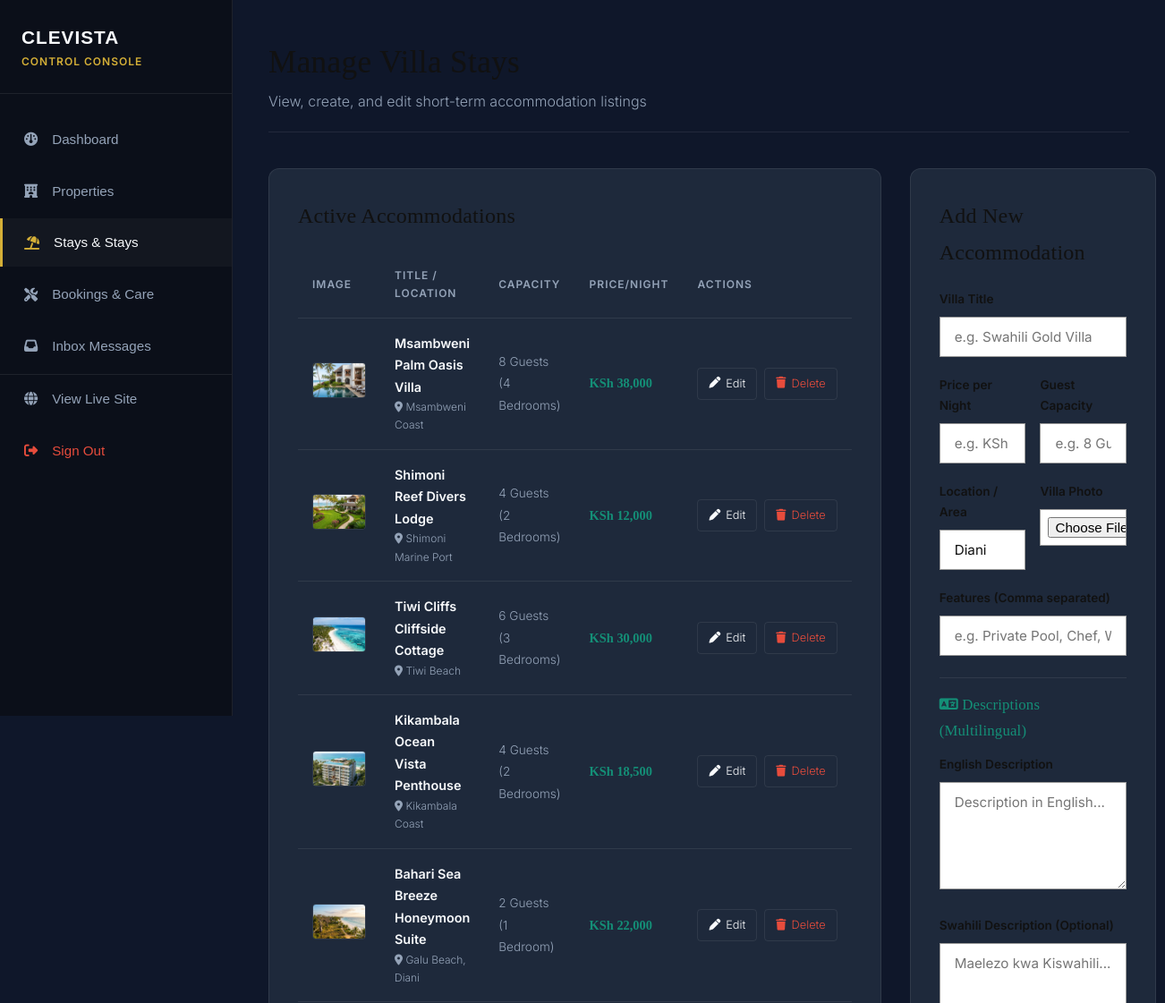
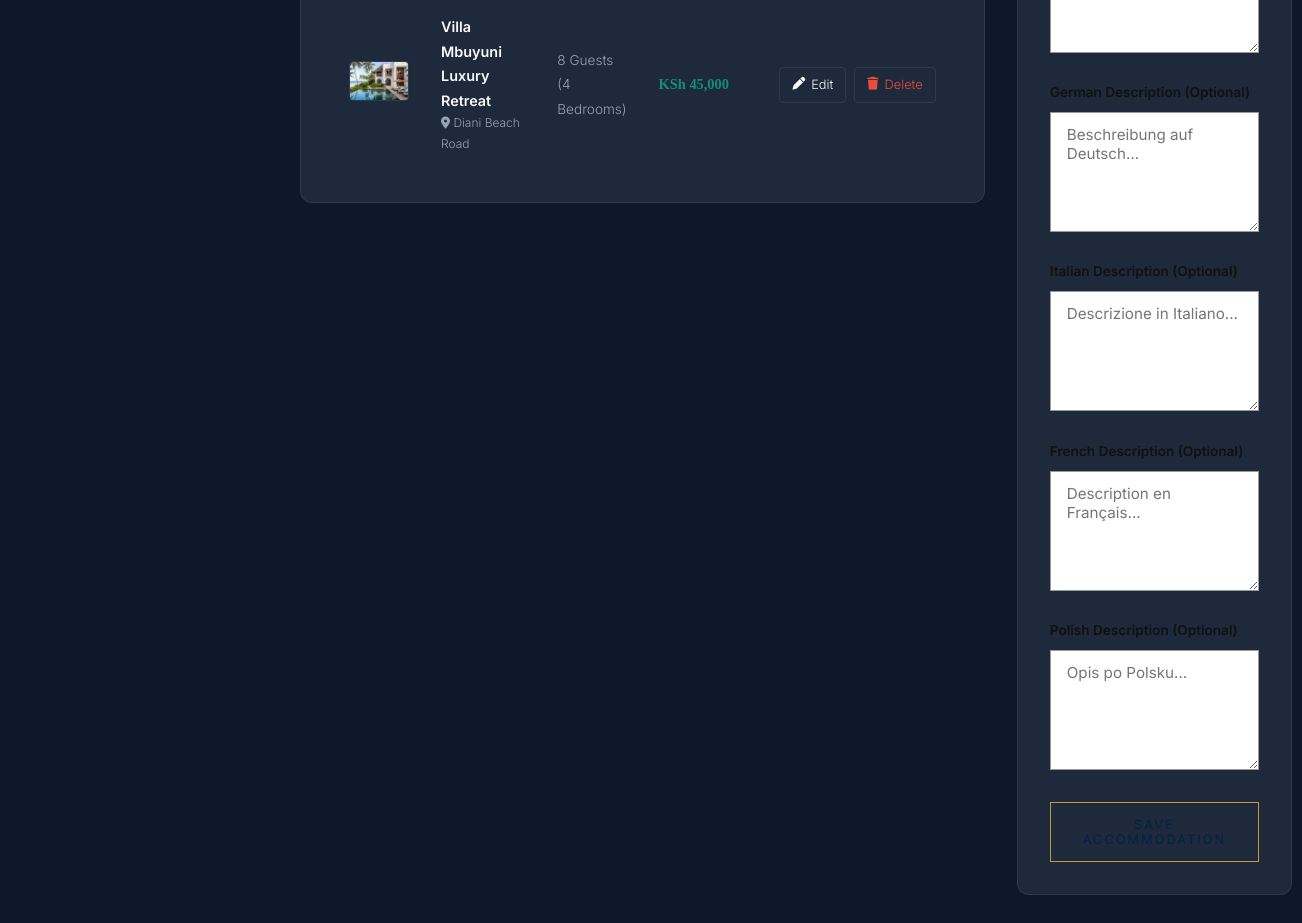
Screenshot of /admin/hospitality.php (signed in) with the database file from the repository (2 pictures, top to bottom).
### tables this page shows
CREATE TABLE `villas` (
  `id` int NOT NULL AUTO_INCREMENT,
  `title` varchar(255) NOT NULL,
  `price_per_night` varchar(100) NOT NULL,
  `capacity` varchar(100) NOT NULL,
  `location` varchar(255) NOT NULL DEFAULT 'Diani',
  `description_en` text NOT NULL,
  `description_sw` text NOT NULL,
  `description_de` text NOT NULL,
  `description_it` text NOT NULL,
  `description_fr` text NOT NULL,
  `description_pl` text NOT NULL,
  `features` text NOT NULL,
  `image_url` varchar(255) DEFAULT NULL,
  `created_at` timestamp NULL DEFAULT CURRENT_TIMESTAMP,
  PRIMARY KEY (`id`)
);

### admin/hospitality.php (the view, shortened to what this page needs)
<?php
include_once __DIR__ . '/includes/header.php';
$edit_id = null;
$title = '';
$price_per_night = '';
$capacity = '';
$location = 'Diani';
$features = '';
$desc_en = '';
$desc_sw = '';
$desc_de = '';
$desc_it = '';
$desc_fr = '';
$desc_pl = '';
$villas = [];
try {
    $villas = $pdo->query("SELECT * FROM villas ORDER BY id DESC")->fetchAll();
} catch (PDOException $e) {
    $error_msg = "Could not fetch villas list: " . $e->getMessage();
}
?>
<div class="admin-header">
    <div>
        <h1>Manage Villa Stays</h1>
        <p style="color: var(--admin-text-muted);">View, create, and edit short-term accommodation listings</p>
    </div>
</div>
<div class="admin-form-grid" style="grid-template-columns: 1.2fr 0.8fr; align-items: start; gap: 32px;">
    <div class="admin-card-panel" style="margin-bottom: 0;">
        <h2>Active Accommodations</h2>
        <div class="admin-table-container" style="margin-top: 20px;">
            <table class="admin-table">
                <thead>
                    <tr>
                        <th>Image</th>
                        <th>Title / Location</th>
                        <th>Capacity</th>
                        <th>Price/Night</th>
                        <th>Actions</th>
                    </tr>
                </thead>
                <tbody>
                    <?php if (empty($villas)): ?>
                        <tr>
                            <td colspan="5" style="text-align: center; color: var(--admin-text-muted);">No villa listings found. Create your first holiday stay on the right!</td>
                        </tr>
                    <?php else: ?>
                        <?php foreach ($villas as $vil): ?>
                            <tr>
                                <td>
                                    <?php
                                    $img_src = 'https://images.unsplash.com/photo-1540555700478-4be289fbecef?auto=format&fit=crop&w=150&q=80';
                                    if (!empty($vil['image_url'])) {
                                        $img_src = '../uploads/' . $vil['image_url'];
                                    }
                                    ?>
                                    <img src="<?php echo $img_src; ?>" style="width: 60px; height: 40px; object-fit: cover; border-radius: 4px; border: 1px solid var(--admin-border);">
                                </td>
                                <td>
                                    <div style="font-weight: 600;"><?php echo htmlspecialchars($vil['title']); ?></div>
                                    <div style="font-size: 0.75rem; color: var(--admin-text-muted);"><i class="fa-solid fa-location-dot"></i> <?php echo htmlspecialchars($vil['location']); ?></div>
                                </td>
                                <td><span style="font-size:0.85rem; color: var(--admin-text-muted);"><?php echo htmlspecialchars($vil['capacity']); ?></span></td>
                                <td style="font-family: 'Outfit'; font-weight:600; color: var(--admin-accent-teal);"><?php echo htmlspecialchars($vil['price_per_night']); ?></td>
                                <td>
                                    <div class="action-buttons">
                                        <a href="hospitality.php?edit=<?php echo $vil['id']; ?>" class="action-btn"><i class="fa-solid fa-pen"></i> Edit</a>
                                        <a href="hospitality.php?delete=<?php echo $vil['id']; ?>" class="action-btn action-btn-danger" onclick="return confirm('Are you sure you want to delete this villa stay?');"><i class="fa-solid fa-trash"></i> Delete</a>
                                    </div>
                                </td>
                            </tr>
                        <?php endforeach; ?>
                    <?php endif; ?>
                </tbody>
            </table>
        </div>
    </div>
    <div class="admin-card-panel" style="margin-bottom: 0;">
        <h2><?php echo $edit_id ? 'Edit Villa Stay' : 'Add New Accommodation'; ?></h2>
        <form action="hospitality.php" method="POST" enctype="multipart/form-data" style="margin-top: 20px;">
            <div class="form-group">
                <label for="title">Villa Title</label>
                <input type="text" name="title" id="title" class="form-control" value="<?php echo htmlspecialchars($title); ?>" required placeholder="e.g. Swahili Gold Villa">
            </div>
            <div class="admin-form-grid" style="grid-template-columns: 1fr 1fr; gap: 16px;">
                <div class="form-group">
                    <label for="price_per_night">Price per Night</label>
                    <input type="text" name="price_per_night" id="price_per_night" class="form-control" value="<?php echo htmlspecialchars($price_per_night); ?>" required placeholder="e.g. KSh 35,000">
                </div>
                <div class="form-group">
                    <label for="capacity">Guest Capacity</label>
                    <input type="text" name="capacity" id="capacity" class="form-control" value="<?php echo htmlspecialchars($capacity); ?>" required placeholder="e.g. 8 Guests (4 Bedrooms)">
                </div>
            </div>
            <div class="admin-form-grid" style="grid-template-columns: 1fr 1fr; gap: 16px;">
                <div class="form-group">
                    <label for="location">Location / Area</label>
                    <input type="text" name="location" id="location" class="form-control" value="<?php echo htmlspecialchars($location); ?>" required placeholder="e.g. Galu Beach, Diani">
                </div>
                <div class="form-group">
                    <label for="villa_image">Villa Photo</label>
                    <input type="file" name="villa_image" id="villa_image" class="form-control" style="padding: 8px;">
                </div>
            </div>
            <div class="form-group">
                <label for="features">Features (Comma separated)</label>
                <input type="text" name="features" id="features" class="form-control" value="<?php echo htmlspecialchars($features); ?>" placeholder="e.g. Private Pool, Chef, WiFi, Ocean Access">
            </div>
            <div style="margin-top: 24px; border-top: 1px solid var(--admin-border); padding-top: 16px;">
                <h3 style="font-size: 1.05rem; margin-bottom: 12px; color: var(--admin-accent-teal);"><i class="fa-solid fa-language"></i> Descriptions (Multilingual)</h3>
                <div class="form-group">
                    <label for="desc_en">English Description</label>
                    <textarea name="desc_en" id="desc_en" class="form-control" required placeholder="Description in English..."><?php echo htmlspecialchars($desc_en); ?></textarea>
                </div>
                <div class="form-group">
                    <label for="desc_sw">Swahili Description (Optional)</label>
                    <textarea name="desc_sw" id="desc_sw" class="form-control" placeholder="Maelezo kwa Kiswahili..."><?php echo htmlspecialchars($desc_sw); ?></textarea>
                </div>
                <div class="form-group">
                    <label for="desc_de">German Description (Optional)</label>
                    <textarea name="desc_de" id="desc_de" class="form-control" placeholder="Beschreibung auf Deutsch..."><?php echo htmlspecialchars($desc_de); ?></textarea>
                </div>
                <div class="form-group">
                    <label for="desc_it">Italian Description (Optional)</label>
                    <textarea name="desc_it" id="desc_it" class="form-control" placeholder="Descrizione in Italiano..."><?php echo htmlspecialchars($desc_it); ?></textarea>
                </div>
                <div class="form-group">
                    <label for="desc_fr">French Description (Optional)</label>
                    <textarea name="desc_fr" id="desc_fr" class="form-control" placeholder="Description en Français..."><?php echo htmlspecialchars($desc_fr); ?></textarea>
                </div>
                <div class="form-group">
                    <label for="desc_pl">Polish Description (Optional)</label>
                    <textarea name="desc_pl" id="desc_pl" class="form-control" placeholder="Opis po Polsku..."><?php echo htmlspecialchars($desc_pl); ?></textarea>
                </div>
            </div>
            <div style="display: flex; gap: 12px; margin-top: 24px;">
                <button type="submit" name="save_villa" class="btn btn-teal" style="flex-grow:1;">Save Accommodation</button>
            </div>
        </form>
    </div>
</div>
</main>
</body>
</html>

### admin/includes/header.php (shortened to what this page needs)
<!DOCTYPE html>
<html lang="en">
<head>
    <link rel="stylesheet" href="https://cdnjs.cloudflare.com/ajax/libs/font-awesome/6.4.0/css/all.min.css">
    <link rel="stylesheet" href="../css/style.css">
    <link rel="stylesheet" href="../css/admin.css">
</head>
<body class="admin-body">
<?php
include_once __DIR__ . '/sidebar.php';
?>
<main class="admin-main">

### admin/includes/sidebar.php
<?php
$admin_page = basename($_SERVER['PHP_SELF']);
?>
<aside class="admin-sidebar">
    <div class="admin-sidebar-header">
        <span class="admin-sidebar-logo">CLEVISTA</span>
        <span class="admin-sidebar-tag">Control Console</span>
    </div>
    <ul class="admin-sidebar-menu">
        <li class="admin-menu-item <?php echo ($admin_page == 'index.php') ? 'active' : ''; ?>">
            <a href="index.php"><i class="fa-solid fa-gauge"></i> Dashboard</a>
        </li>
        <li class="admin-menu-item <?php echo ($admin_page == 'estates.php') ? 'active' : ''; ?>">
            <a href="estates.php"><i class="fa-solid fa-hotel"></i> Properties</a>
        </li>
        <li class="admin-menu-item <?php echo ($admin_page == 'hospitality.php') ? 'active' : ''; ?>">
            <a href="hospitality.php"><i class="fa-solid fa-umbrella-beach"></i> Stays & Stays</a>
        </li>
        <li class="admin-menu-item <?php echo ($admin_page == 'care.php') ? 'active' : ''; ?>">
            <a href="care.php"><i class="fa-solid fa-screwdriver-wrench"></i> Bookings & Care</a>
        </li>
        <li class="admin-menu-item <?php echo ($admin_page == 'messages.php') ? 'active' : ''; ?>">
            <a href="messages.php"><i class="fa-solid fa-inbox"></i> Inbox Messages</a>
        </li>
        <li class="admin-menu-item" style="margin-top: auto; border-top: 1px solid var(--admin-border);">
            <a href="../index.php" target="_blank"><i class="fa-solid fa-globe"></i> View Live Site</a>
        </li>
        <li class="admin-menu-item">
            <a href="logout.php" style="color: var(--status-cancelled);"><i class="fa-solid fa-right-from-bracket"></i> Sign Out</a>
        </li>
    </ul>
</aside>

### css/style.css (style rules this page uses)
:root { --sir-blue: #002349; --sir-blue-rgb: 0, 35, 73; --sir-gold: #C29B40; --sir-gold-hover: #D5B15D; --sir-text-grey: #666666; --sir-accent-grey: #999999; --bg-white: #FFFFFF; --bg-light: #F7F9FB; --bg-dark: #002349; --bg-slate: #0C1324; --bg-topbar: #081524; --text-primary: #111111; --text-secondary: #444444; --text-muted: #666666; --text-light: #F3F4F6; --text-white: #FFFFFF; --border-light: rgba(0, 35, 73, 0.08); --border-gold: rgba(194, 155, 64, 0.25); --radius-sm: 0px; --radius-md: 0px; --transition: all 0.4s cubic-bezier(0.25, 0.8, 0.25, 1); --shadow-sm: 0 2px 8px rgba(0, 0, 0, 0.04); --shadow-lg: 0 20px 40px rgba(0, 35, 73, 0.12); }
*, *::before, *::after { box-sizing: border-box; margin: 0; padding: 0; }
html { scroll-behavior: smooth; font-size: 16px; }
body { font-family: 'Inter', sans-serif; background-color: var(--bg-white); color: var(--text-secondary); line-height: 1.7; overflow-x: hidden; font-weight: 300; transition: opacity 0.2s ease-in-out; }
h1, h2, h3, h4, h5, h6 { font-family: 'Playfair Display', serif; color: var(--text-primary); font-weight: 400; letter-spacing: 0.01em; }
p { color: var(--text-muted); font-weight: 300; }
a { text-decoration: none; color: inherit; transition: var(--transition); }
.btn { display: inline-flex; align-items: center; justify-content: center; gap: 8px; padding: 14px 32px; border-radius: var(--radius-sm); font-family: 'Inter', sans-serif; font-weight: 400; font-size: 0.8rem; text-transform: uppercase; letter-spacing: 2px; cursor: pointer; transition: var(--transition); border: none; }
.btn-teal { background-color: transparent; color: var(--sir-blue); border: 1px solid var(--sir-gold); }
.form-group { margin-bottom: 20px; }
.form-group label { display: block; font-size: 0.85rem; font-weight: 600; margin-bottom: 8px; color: var(--text-primary); font-family: 'Inter', sans-serif; }
.form-control { width: 100%; background: var(--bg-white); border: 1px solid var(--sir-accent-grey); padding: 12px 16px; border-radius: var(--radius-sm); color: var(--text-primary); font-family: 'Inter', sans-serif; font-size: 0.95rem; transition: var(--transition); }
textarea.form-control { min-height: 120px; resize: vertical; }

### rows the page displays
villas: image_url (picture), title "Msambweni Palm Oasis Villa", location "Msambweni Coast", capacity "8 Guests (4 Bedrooms)", price_per_night "KSh 38,000"
villas: image_url (picture), title "Shimoni Reef Divers Lodge", location "Shimoni Marine Port", capacity "4 Guests (2 Bedrooms)", price_per_night "KSh 12,000"
villas: image_url (picture), title "Tiwi Cliffs Cliffside Cottage", location "Tiwi Beach", capacity "6 Guests (3 Bedrooms)", price_per_night "KSh 30,000"
villas: image_url (picture), title "Kikambala Ocean Vista Penthouse", location "Kikambala Coast", capacity "4 Guests (2 Bedrooms)", price_per_night "KSh 18,500"
villas: image_url (picture), title "Bahari Sea Breeze Honeymoon Suite", location "Galu Beach, Diani", capacity "2 Guests (1 Bedroom)", price_per_night "KSh 22,000"
villas: image_url (picture), title "Villa Mbuyuni Luxury Retreat", location "Diani Beach Road", capacity "8 Guests (4 Bedrooms)", price_per_night "KSh 45,000"
